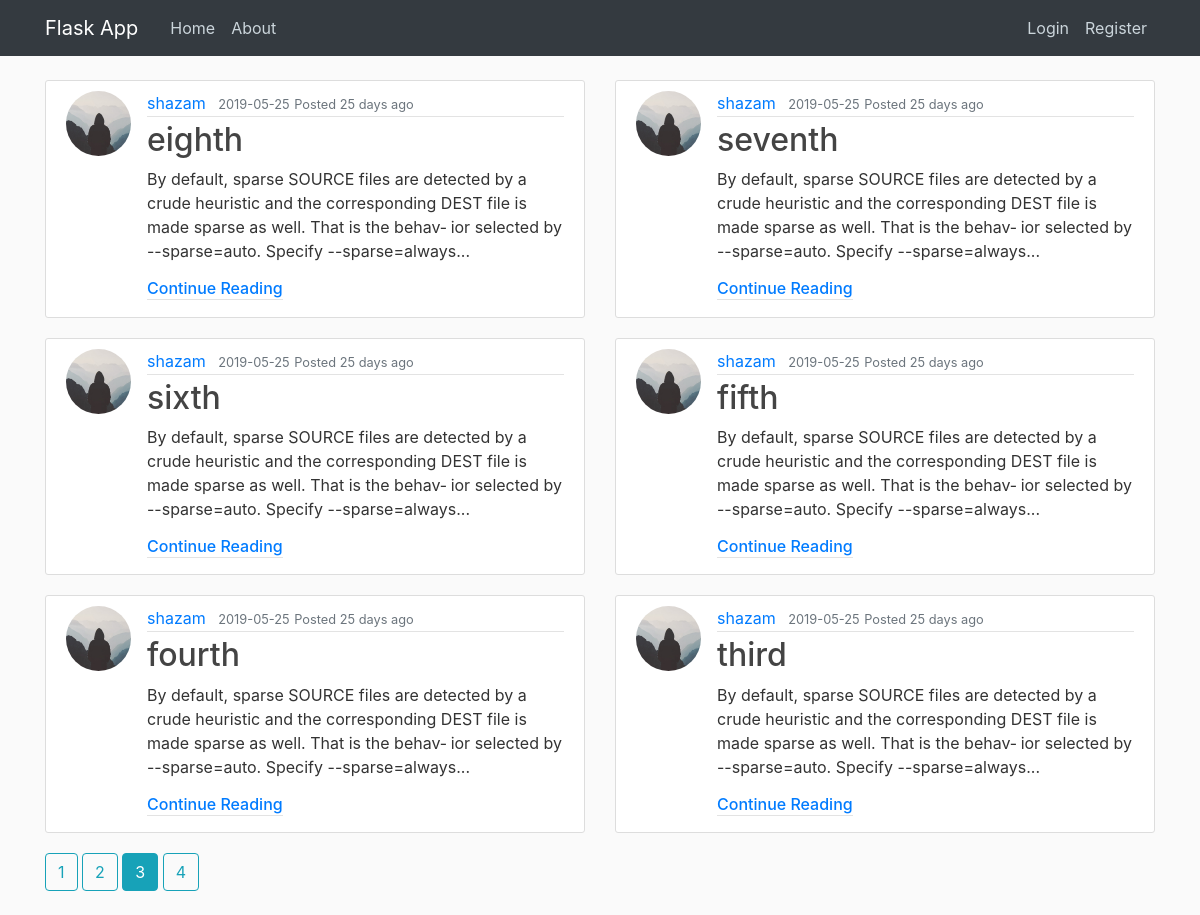
/?page=3, run on the app's committed database.
### flaskapp/models.py (models this page shows, shortened)
class Post(db.Model, UserMixin):
    id = db.Column(db.Integer, primary_key=True)
    title = db.Column(db.String(100), nullable=False)
    date_posted = db.Column(db.DateTime, nullable=False, default=datetime.utcnow)
    content = db.Column(db.Text, nullable=False)
    user_id = db.Column(db.Integer, db.ForeignKey('user.id'), nullable=False)

class User(db.Model, UserMixin):
    id = db.Column(db.Integer, primary_key=True)
    name = db.Column(db.String(30), nullable=False)
    username = db.Column(db.String(20), unique=True, nullable=False)
    email = db.Column(db.String(120), unique=True, nullable=False)
    image_file = db.Column(db.String(20), nullable=False, default='default.jpg')
    password = db.Column(db.String(60), nullable=False)
    posts = db.relationship('Post', backref='author', lazy=True)

### flaskapp/main/routes.py (the view)
@main.route("/")
def home():
	page = request.args.get('page', 1,type=int)
	posts = Post.query.order_by(Post.date_posted.desc()).paginate(page=page, per_page=6)
	return render_template('home.html',posts=posts)

### flaskapp/templates/home.html
{% extends 'layout.html' %}
{% block body %}
	<div class="row">
    {% for post in posts.items %}
    <div class="col-lg-6 col-md-12">
        <article class="media content-section">
          <img class="rounded-circle article-img" src="{{ url_for('static', filename='profile_pics/' + post.author.image_file) }}">
          <div class="media-body">
            <div class="article-metadata">
              <a class="mr-2" href="{{ url_for('users.user_posts',username=post.author.username) }}">{{ post.author.username }}</a>
              <small class="text-muted">{{ post.date_posted.strftime('%Y-%m-%d') }}</small>
	<small class="text-muted">Posted {{ moment(post.date_posted).fromNow(refresh=True) }}</small>
            </div>
            <h2><a class="article-title" href="{{ url_for('posts.post', post_id=post.id) }}">{{ post.title }}</a></h2>
            <p class="article-content">{{ post.content | truncate(200) | safe}}</p>
            <h6><a class="article-metadata" href="{{ url_for('posts.post', post_id=post.id) }}">Continue Reading</a></h6>
          </div>
        </article>
    </div>
    {% endfor %}
    </div>
    {% for page_num in posts.iter_pages(left_edge=1,right_edge=1,left_current=1,right_current=2) %}
    	{% if page_num %}
    		{% if posts.page ==  page_num %}
    		<a class="btn btn-info mb-4" href="{{ url_for('main.home',page=page_num) }}">{{ page_num }}</a>
    		{% else %}
    		<a class="btn btn-outline-info mb-4" href="{{ url_for('main.home',page=page_num) }}">{{ page_num }}</a>
    		{% endif %}
    	{% else %}
    		...
    	{% endif %}
    {% endfor %}
{% endblock %}

### flaskapp/static/main.css (style rules this page uses)
body { background: #fafafa; color: #333333; margin-top: 5rem; }
h1, h2, h3, h4, h5, h6 { color: #444444; }
.content-section { background: #ffffff; padding: 10px 20px; border: 1px solid #dddddd; border-radius: 3px; margin-bottom: 20px; }
.article-title { color: #444444; }
.article-content { white-space: pre-line; }
.article-img { height: 65px; width: 65px; margin-right: 16px; }
.article-metadata { padding-bottom: 1px; margin-bottom: 4px; border-bottom: 1px solid #e3e3e3 }

### data on the page
Post: image_file (placeholder picture), author.username "shazam", date_posted "2019-05-25", date_posted "25 days ago", title "eighth", content "By default, sparse SOURCE files are detected by a crude heuristic and the corresponding DEST file is made sparse as well. That is the behav‐ ior selected by --sparse=auto. Specify --sparse=always..."
Post: image_file (placeholder picture), author.username "shazam", date_posted "2019-05-25", date_posted "25 days ago", title "seventh", content "By default, sparse SOURCE files are detected by a crude heuristic and the corresponding DEST file is made sparse as well. That is the behav‐ ior selected by --sparse=auto. Specify --sparse=always..."
Post: image_file (placeholder picture), author.username "shazam", date_posted "2019-05-25", date_posted "25 days ago", title "sixth", content "By default, sparse SOURCE files are detected by a crude heuristic and the corresponding DEST file is made sparse as well. That is the behav‐ ior selected by --sparse=auto. Specify --sparse=always..."
Post: image_file (placeholder picture), author.username "shazam", date_posted "2019-05-25", date_posted "25 days ago", title "fifth", content "By default, sparse SOURCE files are detected by a crude heuristic and the corresponding DEST file is made sparse as well. That is the behav‐ ior selected by --sparse=auto. Specify --sparse=always..."
Post: image_file (placeholder picture), author.username "shazam", date_posted "2019-05-25", date_posted "25 days ago", title "fourth", content "By default, sparse SOURCE files are detected by a crude heuristic and the corresponding DEST file is made sparse as well. That is the behav‐ ior selected by --sparse=auto. Specify --sparse=always..."
Post: image_file (placeholder picture), author.username "shazam", date_posted "2019-05-25", date_posted "25 days ago", title "third", content "By default, sparse SOURCE files are detected by a crude heuristic and the corresponding DEST file is made sparse as well. That is the behav‐ ior selected by --sparse=auto. Specify --sparse=always..."

### other printed values
{{ page_num }} "1" "2" "4"
{{ page_num }} "3"
